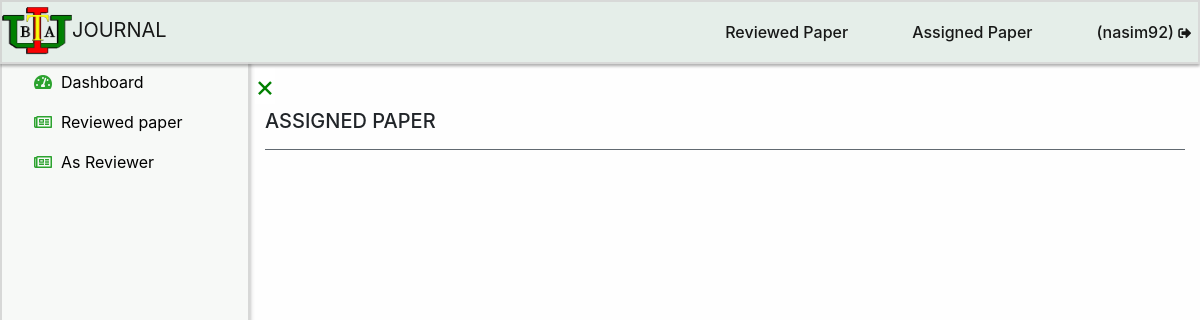
The page /reviewer/reviewer-paper.php (signed in) on the database as committed earlier.
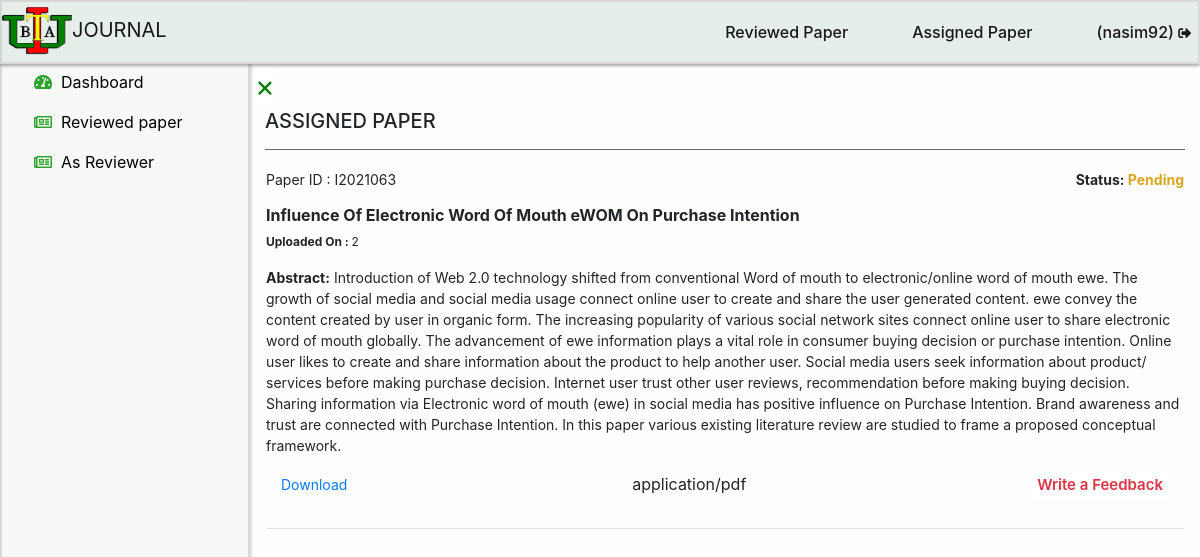
The same page on the database as committed later.
### tables this page shows
CREATE TABLE `paper` (
  `id` int(100) NOT NULL,
  `paperid` varchar(255) DEFAULT NULL,
  `authoremail` varchar(100) NOT NULL,
  `papername` varchar(255) NOT NULL,
  `numberofcoauthor` int(11) DEFAULT NULL,
  `abstract` varchar(8000) NOT NULL,
  `name` varchar(255) NOT NULL,
  `name1` varchar(255) NOT NULL,
  `name2` varchar(255) NOT NULL,
  `type` varchar(255) NOT NULL,
  `type1` varchar(255) NOT NULL,
  `type2` varchar(255) NOT NULL,
  `action` int(11) DEFAULT NULL,
  `pdate` int(11) DEFAULT NULL,
  `pmonth` int(11) DEFAULT NULL,
  `pyear` int(11) DEFAULT NULL,
  `uploaddate` int(100) DEFAULT NULL,
  `uploadmonth` int(100) DEFAULT NULL,
  `uploadyear` int(100) DEFAULT NULL,
  `coauthorname` varchar(1000) NOT NULL,
  `coauthoremail` varchar(1000) NOT NULL,
  `coauthordept` varchar(1000) NOT NULL,
  `coauthorinstitute` varchar(1000) NOT NULL,
  `coauthoraddress` varchar(1000) NOT NULL,
  `resubmitpaper` varchar(255) DEFAULT NULL,
  `resubmitdate` int(100) DEFAULT NULL,
  `resubmitmonth` int(100) DEFAULT NULL,
  `resubmityear` int(100) DEFAULT NULL,
  `reject` int(100) DEFAULT NULL,
  `rejectdate` int(100) DEFAULT NULL,
  `rejectmonth` int(100) DEFAULT NULL,
  `rejectyear` int(11) DEFAULT NULL
);

### reviewer/reviewer-paper.php (the view, shortened to what this page needs)
<?php
include('../link/config.php');
if(strlen($_SESSION['alogin'])=="")
    {
    header("Location: ../login");
    }
    else
    {
        $authoremail = $_SESSION["email"];
        $sql = "SELECT reviewertable.id,reviewertable.paperid,reviewertable.username,reviewertable.feedback from reviewertable Where primaryemail='$authoremail' and feedback IS NULL and accepted IS NOT NULL";
        $query = $dbh->prepare($sql);
        $query->execute();
        $results=$query->fetchAll(PDO::FETCH_OBJ);
        if($query->rowCount() > 0)
        {
        $arraypaperidreviewer = array();
        foreach($results as $result)
        {
            $paperid = htmlentities($result->paperid);
            array_push($arraypaperidreviewer,$paperid);
        }
    }
?>
<!DOCTYPE html>
<html lang="en">
<head>
    <link rel="stylesheet" href="../css/bootstrap.min.css">
    <link rel="stylesheet" href="../css/jquery.dataTables.min.css">
    <link rel="stylesheet" href="../css/index.css">
    <link rel="stylesheet" href="../css/fontawesome.v5.3.1.all.css">
</head>
<body>
<div class="sticky-top header-floating">
<?php
include 'reviewer-header.php';
?>
</div>
<div id="mySidebar" class="sidebar">
  <?php
  include 'reviewer-sidebar.php';
  ?>
</div>
<div id="main">
<a href="javascript:void(0)" class="closebtn" id="closesignof" onclick="closeNav()">×</a>
<div class="container">
<h5>ASSIGNED PAPER</h5>
<hr class="bg-secondary">
<div  class="table-responsive">
<table   id="dtBasicExample"  cellspacing="0">
<thead>
    <tr><th></th></tr>
</thead>
<tbody id="myTable">
    <?php
    foreach ($arraypaperidreviewer  as $pid) {
        $sqlreviewerselection = "SELECT paper.id,paper.paperid,paper.authoremail,paper.papername,paper.abstract,paper.name,paper.type,paper.action,paper.numberofcoauthor,paper.pdate,paper.pmonth,paper.pyear,paper.uploaddate,paper.coauthorname from paper WHERE  action=0 and paperid='$pid'";
        $resultreviewerselection = mysqli_query($link,$sqlreviewerselection);
        $filereviewerselection = mysqli_fetch_assoc($resultreviewerselection);
        $id =  $filereviewerselection['paperid'];
        $papername = $filereviewerselection['papername'];
        $abstract = $filereviewerselection['abstract'];
        $filepath = '../documents/'.$filereviewerselection['name'];
        $action = $filereviewerselection['action'];
        $uploaddate = $filereviewerselection['uploaddate'];
        $type = $filereviewerselection['type'];
        $pdate = $filereviewerselection['pdate'];
        $pmonth = $filereviewerselection['pmonth'];
        $pyear = $filereviewerselection['pyear'];
          ?>
            <tr>
            <td>
            <div class="jumbotron" >
            <div class="d-flex justify-content-between">
            <div>
            <p class="fontSize14px">Paper ID : <?php echo $id;?></p>
            </div>
            <div>
            <p class="fontSize14px"><b> Status: <?php
            if ($action!=1) {
                ?>
                <span style="color:goldenrod;">
               <?php  echo "Pending";
            }
            else {
                ?>
                </span>
                <span style="color:green;">
                <?php
                echo "Published on ".$pdate.'-'.$pmonth.'-'.$pyear;
            }
            ?>
            </span></b></p>
            </div>
            </div>
            <h5 class="display-4 fontSize16px"><?php echo $papername;?></h5>
            <p style="font-size:12px"><b>Uploaded On : </b><?php echo $uploaddate; ?></p>
            <p class="fontSize14px"><span style="font-weight:bold">Abstract:</span> <?php echo $abstract;?></p>
            <div class=" d-flex justify-content-between col-sm-12">
            <div >
            <a style="font-size:14px;" class="" href="<?php echo $filepath ?> "target ="_blank" role="button">Download</a>
            </div>
            <div >
            <p><?php echo $type;?></p>
            </div>
            <div >
       <form action='reviewer-feedback' method='post'>
       <input class="text-danger" style="font-size:15px;border:none;font-weight:600;background-color:white;" type="submit" name="reviewer-feedbacks" value="Write a Feedback">
       </form>
            </div>
            </div>
           </div>
           <hr>
            </td>
           </div>
    <?php  }?>
    </tbody>
        </table>
<div class="pb-4"></div>
</div>
    </div>
    </div>
</body>
</html>
<?php } ?>

Rows that differ between the two databases and show on the page:
now on this page (row edited): paper: paperid "I2021063", action "Pending", papername "Influence Of Electronic Word Of Mouth eWOM On Purchase Intention", uploaddate "2", abstract "Introduction of Web 2.0 technology shifted from conventional Word of mouth to electronic/online word of mouth ewe. The growth of social media and social media usage connect online user to create and share the user generated content. ewe convey the content created by user in organic form. The increasing popularity of various social network sites connect online user to share electronic word of mouth globally. The advancement of ewe information plays a vital role in consumer buying decision or purchase intention. Online user likes to create and share information about the product to help another user. Social media users seek information about product/ services before making purchase decision.…", type "application/pdf"
